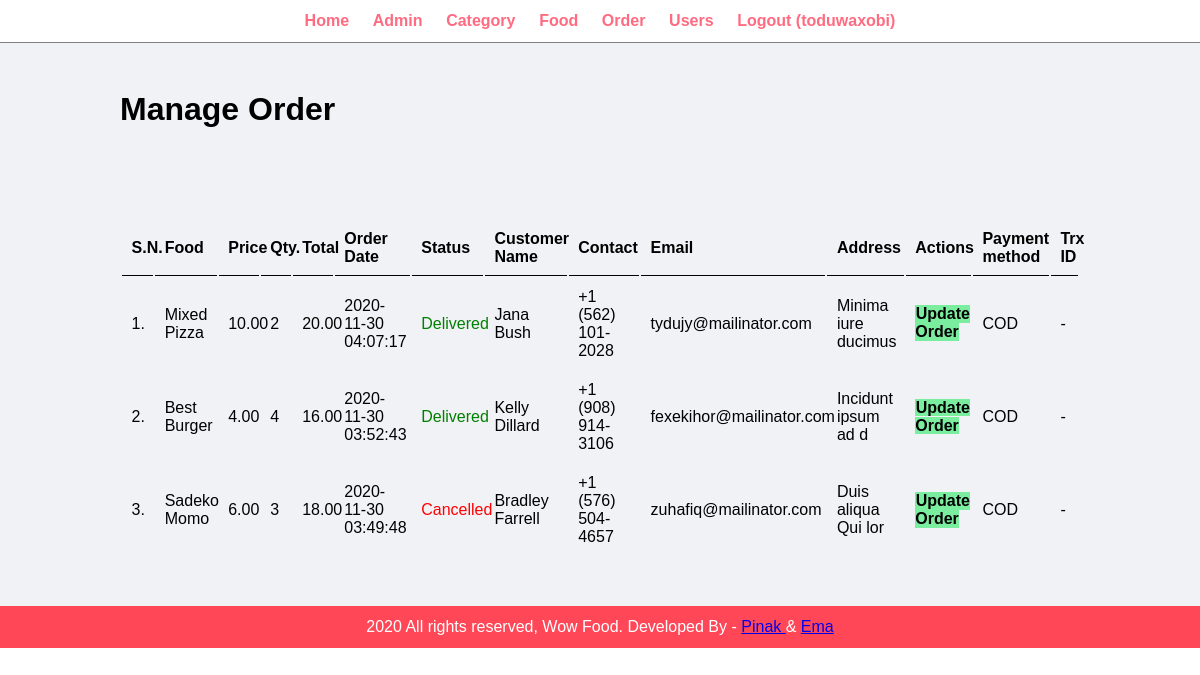
Page /admin/manage-order.php (signed in) on the committed database.
### tables this page shows
CREATE TABLE `tbl_order` (
  `id` int(10) UNSIGNED NOT NULL,
  `food` varchar(150) NOT NULL,
  `price` decimal(10,2) NOT NULL,
  `qty` int(11) NOT NULL,
  `total` decimal(10,2) NOT NULL,
  `order_date` datetime NOT NULL,
  `status` varchar(50) NOT NULL,
  `customer_name` varchar(150) NOT NULL,
  `customer_contact` varchar(20) NOT NULL,
  `customer_email` varchar(150) NOT NULL,
  `customer_address` varchar(255) NOT NULL,
  `payment` varchar(255) NOT NULL,
  `trx_id` varchar(255) NULL
);

### admin/manage-order.php (the view, shortened to what this page needs)
<?php include('partials/menu.php'); ?>
<div class="main-content">
    <div class="wrapper">
        <h1>Manage Order</h1>
                <br /><br /><br />
                <br><br>
                <table class="tbl-full">
                    <tr>
                        <th>S.N.</th>
                        <th>Food</th>
                        <th>Price</th>
                        <th>Qty.</th>
                        <th>Total</th>
                        <th>Order Date</th>
                        <th>Status</th>
                        <th>Customer Name</th>
                        <th>Contact</th>
                        <th>Email</th>
                        <th>Address</th>
                        <th>Actions</th>
                        <th>Payment method</th>
                        <th>Trx ID</th>
                    </tr>
                    <?php
                        $sql = "SELECT * FROM tbl_order ORDER BY id DESC";
                        $res = mysqli_query($conn, $sql);
                        $count = mysqli_num_rows($res);
                        $sn = 1;
                        if($count>0)
                        {
                            while($row=mysqli_fetch_assoc($res))
                            {
                                $id = $row['id'];
                                $food = $row['food'];
                                $price = $row['price'];
                                $qty = $row['qty'];
                                $total = $row['total'];
                                $order_date = $row['order_date'];
                                $status = $row['status'];
                                $customer_name = $row['customer_name'];
                                $customer_contact = $row['customer_contact'];
                                $customer_email = $row['customer_email'];
                                $customer_address = $row['customer_address'];
                                $payment = $row['payment'];
                                $trx_id = $row['trx_id'];
                                ?>
                                    <tr>
                                        <td><?php echo $sn++; ?>. </td>
                                        <td><?php echo $food; ?></td>
                                        <td><?php echo $price; ?></td>
                                        <td><?php echo $qty; ?></td>
                                        <td><?php echo $total; ?></td>
                                        <td><?php echo $order_date; ?></td>
                                        <td>
                                            <?php
                                                if($status=="Ordered")
                                                {
                                                    echo "<label>$status</label>";
                                                }
                                                elseif($status=="On Delivery")
                                                {
                                                    echo "<label style='color: orange;'>$status</label>";
                                                }
                                                elseif($status=="Delivered")
                                                {
                                                    echo "<label style='color: green;'>$status</label>";
                                                }
                                                elseif($status=="Cancelled")
                                                {
                                                    echo "<label style='color: red;'>$status</label>";
                                                }
                                            ?>
                                        </td>
                                        <td><?php echo $customer_name; ?></td>
                                        <td><?php echo $customer_contact; ?></td>
                                        <td><?php echo $customer_email; ?></td>
                                        <td><?php echo $customer_address; ?></td>
                                        <td>
                                            <a href="<?php echo SITEURL; ?>admin/update-order.php?id=<?php echo $id; ?>" class="btn-secondary">Update Order</a>
                                        </td>
                                        <td><?php echo $payment; ?></td>
                                        <td><?php if($trx_id) { echo $trx_id; } else { echo '-';} ?></td>
                                    </tr>
                                <?php
                            }
                        }
                        else
                        {
                            echo "<tr><td colspan='12' class='error'>Orders not Available</td></tr>";
                        }
                    ?>
                </table>
    </div>
</div>
<?php include('partials/footer.php'); ?>

### css/admin.css (style rules this page uses)
* { margin: 0; padding: 0; font-family: Arial, Helvetica, sans-serif; }
.wrapper { padding: 1%; width: 80%; margin: 0 auto; }
.tbl-full { width: 100%; }
table tr th { border-bottom: 1px solid black; padding: 1%; text-align: left; }
table tr td { padding: 1%; }
.btn-secondary { background-color: #7bed9f; padding: 1%; color: black; text-decoration: none; font-weight: bold; }
.main-content { background-color: #f1f2f6; padding: 3% 0; }

### rows in the picture
tbl_order: food "Mixed Pizza", price "10.00", qty "2", total "20.00", order_date "2020-11-30 04:07:17", status "Delivered", customer_name "Jana Bush", customer_contact "+1 (562) 101-2028", customer_email "tydujy@mailinator.com", customer_address "Minima iure ducimus", payment "COD"
tbl_order: food "Best Burger", price "4.00", qty "4", total "16.00", order_date "2020-11-30 03:52:43", status "Delivered", customer_name "Kelly Dillard", customer_contact "+1 (908) 914-3106", customer_email "fexekihor@mailinator.com", customer_address "Incidunt ipsum ad d", payment "COD"
tbl_order: food "Sadeko Momo", price "6.00", qty "3", total "18.00", order_date "2020-11-30 03:49:48", status "Cancelled", customer_name "Bradley Farrell", customer_contact "+1 (576) 504-4657", customer_email "zuhafiq@mailinator.com", customer_address "Duis aliqua Qui lor", payment "COD"

### other values in the picture
$_SESSION['user'] "toduwaxobi"
